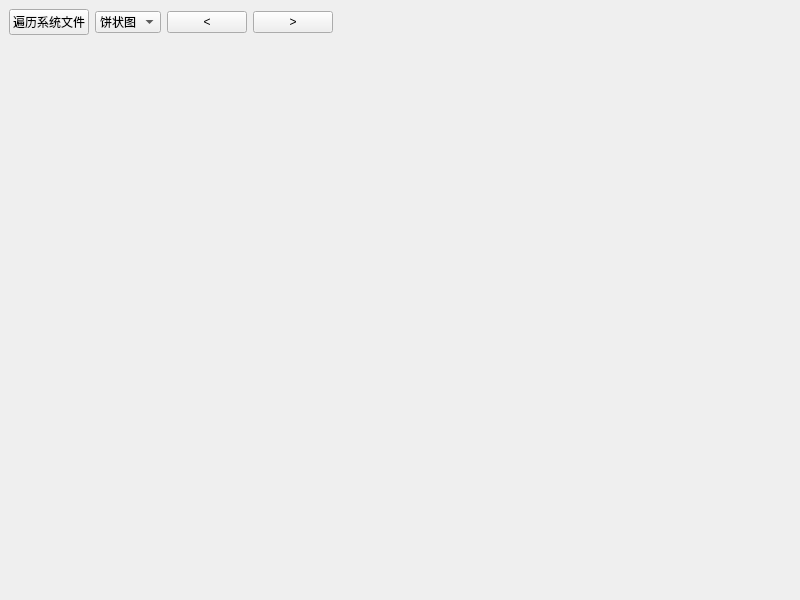
<?xml version="1.0" encoding="UTF-8"?>
<ui version="4.0">
 <class>Widget</class>
 <widget class="QWidget" name="Widget">
  <property name="geometry">
   <rect>
    <x>0</x>
    <y>0</y>
    <width>800</width>
    <height>600</height>
   </rect>
  </property>
  <property name="windowTitle">
   <string>Widget</string>
  </property>
  <layout class="QGridLayout" name="gridLayout">
   <property name="leftMargin">
    <number>0</number>
   </property>
   <property name="topMargin">
    <number>0</number>
   </property>
   <property name="rightMargin">
    <number>0</number>
   </property>
   <property name="bottomMargin">
    <number>0</number>
   </property>
   <property name="spacing">
    <number>0</number>
   </property>
   <item row="0" column="0">
    <widget class="QWidget" name="widget" native="true">
     <layout class="QHBoxLayout" name="horizontalLayout">
      <item>
       <widget class="QPushButton" name="loadBtn">
        <property name="text">
         <string>遍历系统文件</string>
        </property>
       </widget>
      </item>
      <item>
       <widget class="QComboBox" name="chartCbx">
        <item>
         <property name="text">
          <string>饼状图</string>
         </property>
        </item>
        <item>
         <property name="text">
          <string>柱状图</string>
         </property>
        </item>
       </widget>
      </item>
      <item>
       <widget class="QPushButton" name="leftBtn">
        <property name="text">
         <string>&lt;</string>
        </property>
       </widget>
      </item>
      <item>
       <widget class="QPushButton" name="rightBtn">
        <property name="text">
         <string>&gt;</string>
        </property>
       </widget>
      </item>
      <item>
       <spacer name="horizontalSpacer">
        <property name="orientation">
         <enum>Qt::Horizontal</enum>
        </property>
        <property name="sizeHint" stdset="0">
         <size>
          <width>675</width>
          <height>20</height>
         </size>
        </property>
       </spacer>
      </item>
     </layout>
    </widget>
   </item>
   <item row="1" column="0">
    <widget class="QStackedWidget" name="stackedWidget">
     <property name="currentIndex">
      <number>-1</number>
     </property>
    </widget>
   </item>
  </layout>
 </widget>
 <resources/>
 <connections/>
</ui>
